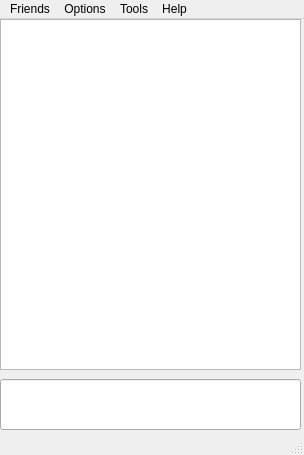
<?xml version="1.0" encoding="UTF-8"?>
<ui version="4.0">
  <resources>
    <color name="tableHead">#242526</color>
</resources>
 <class>MainWindow</class>
 <widget class="QMainWindow" name="CryptCord">
  <property name="geometry">
   <rect>
    <x>0</x>
    <y>0</y>
    <width>304</width>
    <height>455</height>
   </rect>
  </property>
  <property name="windowTitle">
   <string>MainWindow</string>
  </property>
  <widget class="QWidget" name="centralwidget">
   <widget class="QLineEdit" name="send_message">
    <property name="geometry">
     <rect>
      <x>0</x>
      <y>360</y>
      <width>301</width>
      <height>51</height>
     </rect>
    </property>
   </widget>
   <widget class="QListWidget" name="friends">
    <property name="geometry">
     <rect>
      <x>0</x>
      <y>0</y>
      <width>301</width>
      <height>351</height>
     </rect>
    </property>
   </widget>
  </widget>
  <widget class="QStatusBar" name="statusbar"/>
  <widget class="QMenuBar" name="menubar">
   <property name="geometry">
    <rect>
     <x>0</x>
     <y>0</y>
     <width>304</width>
     <height>21</height>
    </rect>
   </property>
   <widget class="QMenu" name="menuFriends">
    <property name="title">
     <string>Friends</string>
    </property>
    <addaction name="add_friend"/>
    <addaction name="show_friends"/>
    <addaction name="message_friend"/>
   </widget>
   <widget class="QMenu" name="menuOptions">
    <property name="title">
     <string>Options</string>
    </property>
   </widget>
   <widget class="QMenu" name="menuHelp">
    <property name="title">
     <string>Tools</string>
    </property>
   </widget>
   <widget class="QMenu" name="menuTools">
    <property name="title">
     <string>Help</string>
    </property>
   </widget>
   <addaction name="menuFriends"/>
   <addaction name="menuOptions"/>
   <addaction name="menuHelp"/>
   <addaction name="menuTools"/>
  </widget>
  <action name="add_friend">
   <property name="text">
    <string>Add friend</string>
   </property>
  </action>
  <action name="show_friends">
   <property name="text">
    <string>Show friends</string>
   </property>
  </action>
  <action name="message_friend">
   <property name="text">
    <string>Message friend</string>
   </property>
  </action>
 </widget>
 <resources/>
 <connections/>
</ui>
